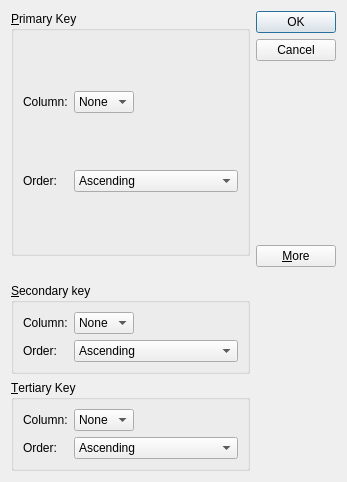
<?xml version="1.0" encoding="UTF-8"?>
<ui version="4.0">
 <class>sortDialog</class>
 <widget class="QDialog" name="sortDialog">
  <property name="geometry">
   <rect>
    <x>0</x>
    <y>0</y>
    <width>347</width>
    <height>482</height>
   </rect>
  </property>
  <property name="windowTitle">
   <string>Sort</string>
  </property>
  <layout class="QGridLayout" name="gridLayout_5">
   <item row="0" column="0" rowspan="2">
    <widget class="QGroupBox" name="primaryGroupBox">
     <property name="title">
      <string>&amp;Primary Key</string>
     </property>
     <layout class="QGridLayout" name="gridLayout">
      <item row="0" column="0">
       <widget class="QLabel" name="label">
        <property name="text">
         <string>Column:</string>
        </property>
       </widget>
      </item>
      <item row="0" column="1">
       <widget class="QComboBox" name="primaryColumnCombo">
        <item>
         <property name="text">
          <string>None</string>
         </property>
        </item>
       </widget>
      </item>
      <item row="0" column="2">
       <spacer name="horizontalSpacer">
        <property name="orientation">
         <enum>Qt::Horizontal</enum>
        </property>
        <property name="sizeHint" stdset="0">
         <size>
          <width>67</width>
          <height>20</height>
         </size>
        </property>
       </spacer>
      </item>
      <item row="1" column="0">
       <widget class="QLabel" name="label_2">
        <property name="text">
         <string>Order:</string>
        </property>
       </widget>
      </item>
      <item row="1" column="1" colspan="2">
       <widget class="QComboBox" name="primaryOrderCombo">
        <item>
         <property name="text">
          <string>Ascending </string>
         </property>
        </item>
        <item>
         <property name="text">
          <string>Decending</string>
         </property>
        </item>
       </widget>
      </item>
     </layout>
    </widget>
   </item>
   <item row="4" column="0">
    <widget class="QGroupBox" name="secondaryGroupBox">
     <property name="title">
      <string>&amp;Secondary key</string>
     </property>
     <layout class="QGridLayout" name="gridLayout_2">
      <item row="0" column="0">
       <widget class="QLabel" name="label_3">
        <property name="text">
         <string>Column:</string>
        </property>
       </widget>
      </item>
      <item row="0" column="1">
       <widget class="QComboBox" name="secondaryColumnCombo">
        <item>
         <property name="text">
          <string>None</string>
         </property>
        </item>
       </widget>
      </item>
      <item row="0" column="2">
       <spacer name="horizontalSpacer_2">
        <property name="orientation">
         <enum>Qt::Horizontal</enum>
        </property>
        <property name="sizeHint" stdset="0">
         <size>
          <width>40</width>
          <height>20</height>
         </size>
        </property>
       </spacer>
      </item>
      <item row="1" column="0">
       <widget class="QLabel" name="label_4">
        <property name="text">
         <string>Order:</string>
        </property>
       </widget>
      </item>
      <item row="1" column="1" colspan="2">
       <widget class="QComboBox" name="secondaryOrderCombo">
        <item>
         <property name="text">
          <string>Ascending </string>
         </property>
        </item>
        <item>
         <property name="text">
          <string>Decending</string>
         </property>
        </item>
       </widget>
      </item>
     </layout>
    </widget>
   </item>
   <item row="5" column="0">
    <widget class="QGroupBox" name="tertiaryGroupBox">
     <property name="title">
      <string>&amp;Tertiary Key</string>
     </property>
     <layout class="QGridLayout" name="gridLayout_4">
      <item row="0" column="0">
       <widget class="QLabel" name="label_7">
        <property name="text">
         <string>Column:</string>
        </property>
       </widget>
      </item>
      <item row="0" column="1">
       <widget class="QComboBox" name="tertiaryColumnCombo">
        <item>
         <property name="text">
          <string>None</string>
         </property>
        </item>
       </widget>
      </item>
      <item row="0" column="2">
       <spacer name="horizontalSpacer_4">
        <property name="orientation">
         <enum>Qt::Horizontal</enum>
        </property>
        <property name="sizeHint" stdset="0">
         <size>
          <width>40</width>
          <height>20</height>
         </size>
        </property>
       </spacer>
      </item>
      <item row="1" column="0">
       <widget class="QLabel" name="label_8">
        <property name="text">
         <string>Order:</string>
        </property>
       </widget>
      </item>
      <item row="1" column="1" colspan="2">
       <widget class="QComboBox" name="tertiaryOrderCombo">
        <item>
         <property name="text">
          <string>Ascending </string>
         </property>
        </item>
        <item>
         <property name="text">
          <string>Decending</string>
         </property>
        </item>
       </widget>
      </item>
     </layout>
    </widget>
   </item>
   <item row="2" column="0" rowspan="2">
    <spacer name="verticalSpacer">
     <property name="orientation">
      <enum>Qt::Vertical</enum>
     </property>
     <property name="sizeHint" stdset="0">
      <size>
       <width>20</width>
       <height>14</height>
      </size>
     </property>
    </spacer>
   </item>
   <item row="1" column="1" rowspan="2">
    <widget class="QPushButton" name="moreButton">
     <property name="text">
      <string>&amp;More</string>
     </property>
     <property name="checkable">
      <bool>true</bool>
     </property>
    </widget>
   </item>
   <item row="0" column="1">
    <widget class="QDialogButtonBox" name="buttonBox">
     <property name="orientation">
      <enum>Qt::Vertical</enum>
     </property>
     <property name="standardButtons">
      <set>QDialogButtonBox::Cancel|QDialogButtonBox::Ok</set>
     </property>
    </widget>
   </item>
  </layout>
 </widget>
 <tabstops>
  <tabstop>primaryColumnCombo</tabstop>
  <tabstop>primaryOrderCombo</tabstop>
  <tabstop>secondaryColumnCombo</tabstop>
  <tabstop>secondaryOrderCombo</tabstop>
  <tabstop>tertiaryColumnCombo</tabstop>
  <tabstop>tertiaryOrderCombo</tabstop>
  <tabstop>buttonBox</tabstop>
  <tabstop>moreButton</tabstop>
 </tabstops>
 <resources/>
 <connections>
  <connection>
   <sender>buttonBox</sender>
   <signal>accepted()</signal>
   <receiver>sortDialog</receiver>
   <slot>accept()</slot>
   <hints>
    <hint type="sourcelabel">
     <x>325</x>
     <y>201</y>
    </hint>
    <hint type="destinationlabel">
     <x>157</x>
     <y>274</y>
    </hint>
   </hints>
  </connection>
  <connection>
   <sender>buttonBox</sender>
   <signal>rejected()</signal>
   <receiver>sortDialog</receiver>
   <slot>reject()</slot>
   <hints>
    <hint type="sourcelabel">
     <x>325</x>
     <y>201</y>
    </hint>
    <hint type="destinationlabel">
     <x>286</x>
     <y>274</y>
    </hint>
   </hints>
  </connection>
  <connection>
   <sender>moreButton</sender>
   <signal>toggled(bool)</signal>
   <receiver>secondaryGroupBox</receiver>
   <slot>setVisible(bool)</slot>
   <hints>
    <hint type="sourcelabel">
     <x>306</x>
     <y>249</y>
    </hint>
    <hint type="destinationlabel">
     <x>235</x>
     <y>329</y>
    </hint>
   </hints>
  </connection>
  <connection>
   <sender>moreButton</sender>
   <signal>toggled(bool)</signal>
   <receiver>tertiaryGroupBox</receiver>
   <slot>setVisible(bool)</slot>
   <hints>
    <hint type="sourcelabel">
     <x>264</x>
     <y>262</y>
    </hint>
    <hint type="destinationlabel">
     <x>226</x>
     <y>432</y>
    </hint>
   </hints>
  </connection>
 </connections>
</ui>
